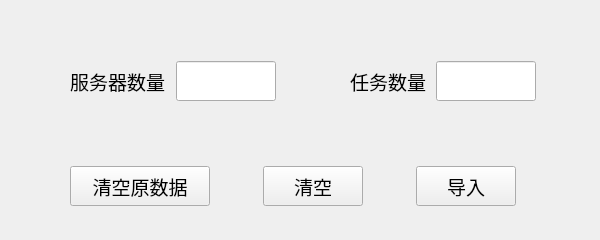
<?xml version="1.0" encoding="UTF-8"?>
<ui version="4.0">
 <class>imitatewindow</class>
 <widget class="QMainWindow" name="imitatewindow">
  <property name="geometry">
   <rect>
    <x>0</x>
    <y>0</y>
    <width>600</width>
    <height>240</height>
   </rect>
  </property>
  <property name="minimumSize">
   <size>
    <width>600</width>
    <height>240</height>
   </size>
  </property>
  <property name="maximumSize">
   <size>
    <width>600</width>
    <height>240</height>
   </size>
  </property>
  <property name="windowTitle">
   <string>imitatewindow</string>
  </property>
  <widget class="QWidget" name="centralwidget">
   <widget class="QWidget" name="layoutWidget">
    <property name="geometry">
     <rect>
      <x>70</x>
      <y>160</y>
      <width>446</width>
      <height>52</height>
     </rect>
    </property>
    <layout class="QHBoxLayout" name="horizontalLayout">
     <item>
      <widget class="QPushButton" name="clearButton">
       <property name="minimumSize">
        <size>
         <width>140</width>
         <height>40</height>
        </size>
       </property>
       <property name="maximumSize">
        <size>
         <width>140</width>
         <height>40</height>
        </size>
       </property>
       <property name="font">
        <font>
         <pointsize>14</pointsize>
        </font>
       </property>
       <property name="text">
        <string>清空原数据</string>
       </property>
      </widget>
     </item>
     <item>
      <spacer name="horizontalSpacer_2">
       <property name="orientation">
        <enum>Qt::Horizontal</enum>
       </property>
       <property name="sizeHint" stdset="0">
        <size>
         <width>60</width>
         <height>40</height>
        </size>
       </property>
      </spacer>
     </item>
     <item>
      <widget class="QPushButton" name="clcButton">
       <property name="minimumSize">
        <size>
         <width>100</width>
         <height>40</height>
        </size>
       </property>
       <property name="maximumSize">
        <size>
         <width>100</width>
         <height>40</height>
        </size>
       </property>
       <property name="font">
        <font>
         <pointsize>14</pointsize>
        </font>
       </property>
       <property name="text">
        <string>清空</string>
       </property>
      </widget>
     </item>
     <item>
      <spacer name="horizontalSpacer">
       <property name="orientation">
        <enum>Qt::Horizontal</enum>
       </property>
       <property name="sizeHint" stdset="0">
        <size>
         <width>60</width>
         <height>40</height>
        </size>
       </property>
      </spacer>
     </item>
     <item>
      <widget class="QPushButton" name="importButton">
       <property name="minimumSize">
        <size>
         <width>100</width>
         <height>40</height>
        </size>
       </property>
       <property name="maximumSize">
        <size>
         <width>100</width>
         <height>40</height>
        </size>
       </property>
       <property name="font">
        <font>
         <pointsize>14</pointsize>
        </font>
       </property>
       <property name="text">
        <string>导入</string>
       </property>
      </widget>
     </item>
    </layout>
   </widget>
   <widget class="QWidget" name="layoutWidget">
    <property name="geometry">
     <rect>
      <x>70</x>
      <y>60</y>
      <width>466</width>
      <height>42</height>
     </rect>
    </property>
    <layout class="QHBoxLayout" name="horizontalLayout_2">
     <item>
      <widget class="QLabel" name="cntSerLabel">
       <property name="minimumSize">
        <size>
         <width>100</width>
         <height>40</height>
        </size>
       </property>
       <property name="maximumSize">
        <size>
         <width>100</width>
         <height>40</height>
        </size>
       </property>
       <property name="font">
        <font>
         <pointsize>14</pointsize>
        </font>
       </property>
       <property name="text">
        <string>服务器数量</string>
       </property>
      </widget>
     </item>
     <item>
      <widget class="QLineEdit" name="cntSerEdit">
       <property name="minimumSize">
        <size>
         <width>100</width>
         <height>40</height>
        </size>
       </property>
       <property name="maximumSize">
        <size>
         <width>100</width>
         <height>40</height>
        </size>
       </property>
      </widget>
     </item>
     <item>
      <spacer name="horizontalSpacer_3">
       <property name="orientation">
        <enum>Qt::Horizontal</enum>
       </property>
       <property name="sizeHint" stdset="0">
        <size>
         <width>60</width>
         <height>40</height>
        </size>
       </property>
      </spacer>
     </item>
     <item>
      <widget class="QLabel" name="cntTasLabel">
       <property name="minimumSize">
        <size>
         <width>80</width>
         <height>40</height>
        </size>
       </property>
       <property name="maximumSize">
        <size>
         <width>80</width>
         <height>40</height>
        </size>
       </property>
       <property name="font">
        <font>
         <pointsize>14</pointsize>
        </font>
       </property>
       <property name="text">
        <string>任务数量</string>
       </property>
      </widget>
     </item>
     <item>
      <widget class="QLineEdit" name="cntTasEdit">
       <property name="minimumSize">
        <size>
         <width>100</width>
         <height>40</height>
        </size>
       </property>
       <property name="maximumSize">
        <size>
         <width>100</width>
         <height>40</height>
        </size>
       </property>
      </widget>
     </item>
    </layout>
   </widget>
  </widget>
 </widget>
 <resources/>
 <connections/>
</ui>
